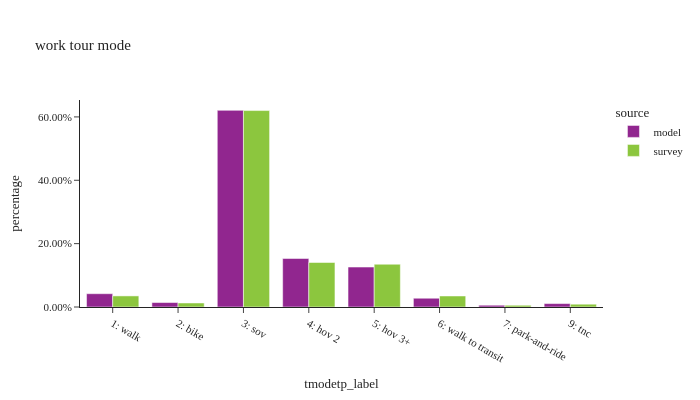

Here is the notebook cell this chart was saved with:
### Code cell
df_plot = (
    wk_tour.group_by(['source', 'tmodetp_label'])
    .agg([
        pl.col('toexpfac').sum().alias('toexpfac'),
        pl.col('toexpfac').count().alias('sample count')
    ])
    .with_columns((pl.col('toexpfac') / pl.col('toexpfac').sum().over(['source'])).alias('percentage'))
)

fig = px.bar(df_plot.sort(['source']).to_pandas(), x="tmodetp_label", y="percentage", color="source",
             barmode="group", hover_data=['sample count'], title="work tour mode")
fig.update_layout(height=400, width=700, font=dict(size=11),
                  xaxis=dict(dtick=1, categoryorder='category ascending'),
                  yaxis=dict(tickformat=".2%"))
fig.show()

### Figure 1 — Plotly figure (JSON) as saved in the notebook; plotly's stock layout.template omitted (floating-point values rounded to 4 significant figures)
{"data": [{"alignmentgroup": "True", "customdata": [[65579], [8709], [33], [21989], [43199], [16940], [970230], [197020], [239314]], "hovertemplate": "source=model<br>tmodetp_label=%{x}<br>percentage=%{y}<br>sample count=%{customdata[0]}<extra></extra>", "legendgroup": "model", "marker": {"color": "#91268F", "pattern": {"shape": ""}}, "name": "model", "offsetgroup": "model", "orientation": "v", "showlegend": true, "textposition": "auto", "type": "bar", "x": ["1: walk", "7: park-and-ride", null, "2: bike", "6: walk to transit", "9: tnc", "3: sov", "5: hov 3+", "4: hov 2"], "xaxis": "x", "y": [0.04196, 0.005572, 2.111e-05, 0.01407, 0.02764, 0.01084, 0.6207, 0.1261, 0.1531], "yaxis": "y"}, {"alignmentgroup": "True", "customdata": [[257], [176], [155], [1012], [12], [20], [16], [104], [85]], "hovertemplate": "source=survey<br>tmodetp_label=%{x}<br>percentage=%{y}<br>sample count=%{customdata[0]}<extra></extra>", "legendgroup": "survey", "marker": {"color": "#8CC63E", "pattern": {"shape": ""}}, "name": "survey", "offsetgroup": "survey", "orientation": "v", "showlegend": true, "textposition": "auto", "type": "bar", "x": ["6: walk to transit", "4: hov 2", "1: walk", "3: sov", null, "7: park-and-ride", "9: tnc", "2: bike", "5: hov 3+"], "xaxis": "x", "y": [0.03481, 0.1405, 0.035, 0.6201, 0.007487, 0.005533, 0.008861, 0.01269, 0.135], "yaxis": "y"}], "layout": {"barmode": "group", "font": {"size": 11}, "height": 400, "legend": {"title": {"text": "source"}, "tracegroupgap": 0}, "title": {"text": "work tour mode"}, "width": 700, "xaxis": {"anchor": "y", "categoryorder": "category ascending", "domain": [0.0, 1.0], "dtick": 1, "title": {"text": "tmodetp_label"}}, "yaxis": {"anchor": "x", "domain": [0.0, 1.0], "tickformat": ".2%", "title": {"text": "percentage"}}}}
